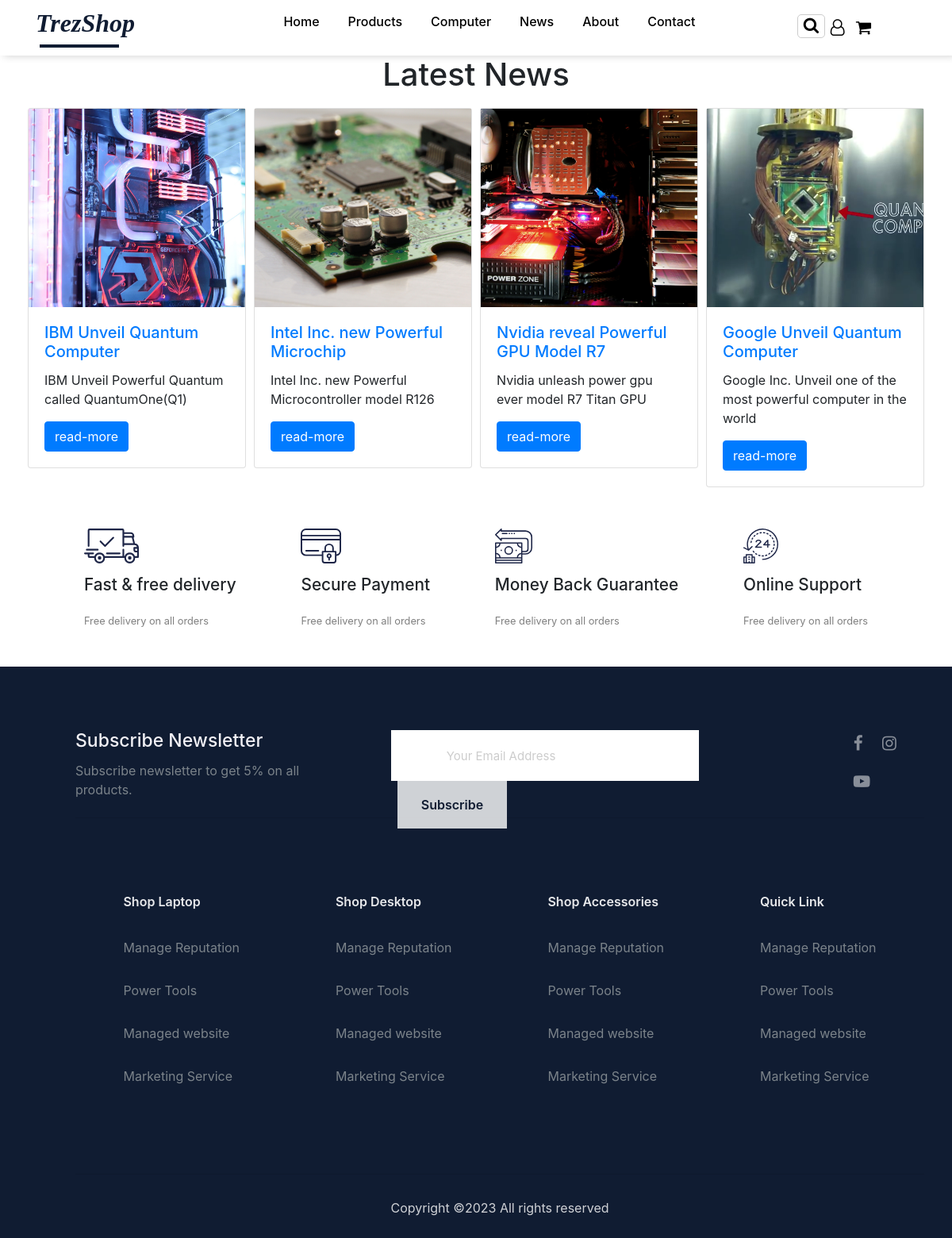
Page /news/ on the committed database.
### news/models.py (models this page shows)
class New(models.Model):
    title = models.CharField(max_length=200)
    image = models.ImageField(upload_to='static/news-images')
    description = models.CharField(max_length=500)
    post = models.TextField()

### news/views.py (the view)
# urls.py: 2. Add a URL to urlpatterns:  path('news/', include('news.urls'))
def news(request):
    tech_news = New.objects.all()
    return render(request, 'news.html', {'news': tech_news})

### news/templates/news.html
{% extends 'base.html' %}
{% load static %}
{% block content %}
    <h1 class="latest-heading" style="text-align: center;">Latest News</h1>
    <div class="container">
	    <div class="row">
			{% for i in news %}
				<div class="col-md-3" style="margin-bottom: 10px; padding: 0px 5px;">
					<div class="card" style="">
                        <div style="background: #020202 url({{ i.image.url}}); background-size: cover; background-position: center; background-repeat: no-repeat; width: 100%; height: 250px;">
                        </div>
						<div class="card-body">
							<h5 class="card-title"><a href="#">{{ i.title }}</a></h5>
							<p class="card-text">{{ i.description }}</p>
							<a href="#" class="btn btn-primary">read-more</a>
						</div>
					</div>
				</div>
			{% endfor %}
		</div>
    </div>
{% endblock content %}

### static/css/style.css (style rules this page uses)
* { margin: 0; padding: 0; box-sizing: border-box; }
body { font-family: Arial, sans-serif; margin: 0; padding: 0; text-align: center; }
.container { min-width: 1100px; margin: auto; padding: 10px 15px; }
a { text-decoration: none; }

### rows in the picture
New: image (picture), title "IBM Unveil Quantum Computer", description "IBM Unveil Powerful Quantum called QuantumOne(Q1)"
New: image (picture), title "Intel Inc. new Powerful Microchip", description "Intel Inc. new Powerful Microcontroller model R126"
New: image (picture), title "Nvidia reveal Powerful GPU Model R7", description "Nvidia unleash power gpu ever model R7 Titan GPU"
New: image (picture), title "Google Unveil Quantum Computer", description "Google Inc. Unveil one of the most powerful computer in the world"
